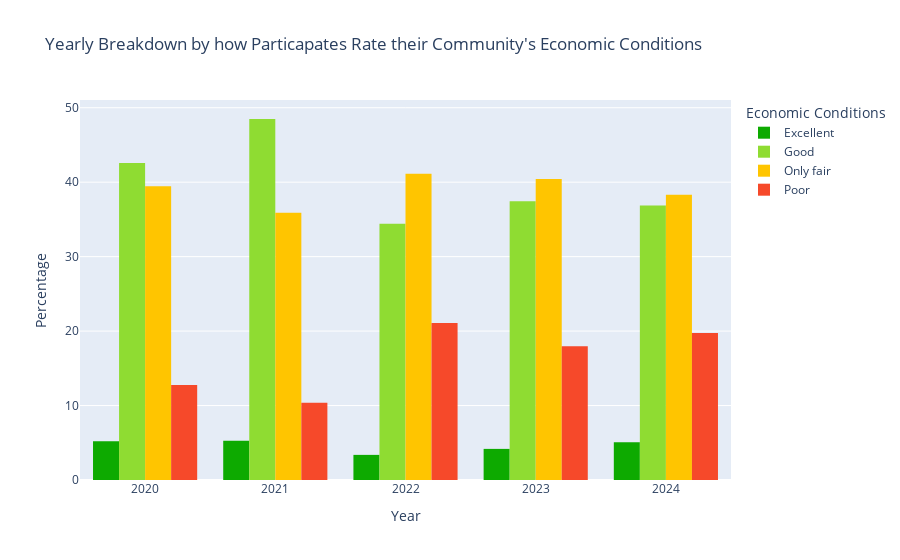

Write notebook code for a chart like this one.
### Markdown cell above
### Opinions about the Economy from 2020-2024

### Code cell
color_map = {
    'Excellent':"#0daa00",
    'Good':'#8fdc32',
    'Only fair':'#ffc500',
    'Poor':'#f6492a'
}
examine_changes('df_combined',None,'ECON1MOD','Economic Conditions',
                'Yearly Breakdown by how Particapates Rate their Community\'s Economic Conditions',1,[],color_map)

order = ['Better','About the same','Worse']
color_map = {
    'Better':"#8fdc32",
    'About the same':'#ffc500',
    'Worse':'#f6492a'
}
examine_changes('df_combined',None,'ECON1BMOD', 'Economic Conditions in 1 Year', 
                'Yearly Breakdown by Opinions about the Economic Conditions of their Community in 1 Year',1, order,color_map)

### Figure 1 — Plotly figure (JSON) as saved in the notebook; plotly's stock layout.template omitted (floating-point values rounded to 4 significant figures)
{"data": [{"alignmentgroup": "True", "bingroup": "x", "histfunc": "sum", "hovertemplate": "Economic Conditions=Excellent<br>Year=%{x}<br>sum of Percent=%{y}<extra></extra>", "legendgroup": "Excellent", "marker": {"color": "#0daa00", "pattern": {"shape": ""}}, "name": "Excellent", "offsetgroup": "Excellent", "orientation": "v", "showlegend": true, "type": "histogram", "x": [2020, 2021, 2022, 2023, 2024], "xaxis": "x", "y": [5.193, 5.269, 3.374, 4.178, 5.079], "yaxis": "y"}, {"alignmentgroup": "True", "bingroup": "x", "histfunc": "sum", "hovertemplate": "Economic Conditions=Good<br>Year=%{x}<br>sum of Percent=%{y}<extra></extra>", "legendgroup": "Good", "marker": {"color": "#8fdc32", "pattern": {"shape": ""}}, "name": "Good", "offsetgroup": "Good", "orientation": "v", "showlegend": true, "type": "histogram", "x": [2020, 2021, 2022, 2023, 2024], "xaxis": "x", "y": [42.59, 48.49, 34.41, 37.43, 36.87], "yaxis": "y"}, {"alignmentgroup": "True", "bingroup": "x", "histfunc": "sum", "hovertemplate": "Economic Conditions=Only fair<br>Year=%{x}<br>sum of Percent=%{y}<extra></extra>", "legendgroup": "Only fair", "marker": {"color": "#ffc500", "pattern": {"shape": ""}}, "name": "Only fair", "offsetgroup": "Only fair", "orientation": "v", "showlegend": true, "type": "histogram", "x": [2020, 2021, 2022, 2023, 2024], "xaxis": "x", "y": [39.44, 35.89, 41.13, 40.42, 38.32], "yaxis": "y"}, {"alignmentgroup": "True", "bingroup": "x", "histfunc": "sum", "hovertemplate": "Economic Conditions=Poor<br>Year=%{x}<br>sum of Percent=%{y}<extra></extra>", "legendgroup": "Poor", "marker": {"color": "#f6492a", "pattern": {"shape": ""}}, "name": "Poor", "offsetgroup": "Poor", "orientation": "v", "showlegend": true, "type": "histogram", "x": [2020, 2021, 2022, 2023, 2024], "xaxis": "x", "y": [12.77, 10.36, 21.09, 17.97, 19.73], "yaxis": "y"}], "layout": {"barmode": "group", "legend": {"title": {"text": "Economic Conditions"}, "tracegroupgap": 0}, "title": {"text": "Yearly Breakdown by how Particapates Rate their Community's Economic Conditions"}, "xaxis": {"anchor": "y", "domain": [0, 1], "title": {"text": "Year"}}, "yaxis": {"anchor": "x", "domain": [0, 1], "title": {"text": "Percentage"}}}}
